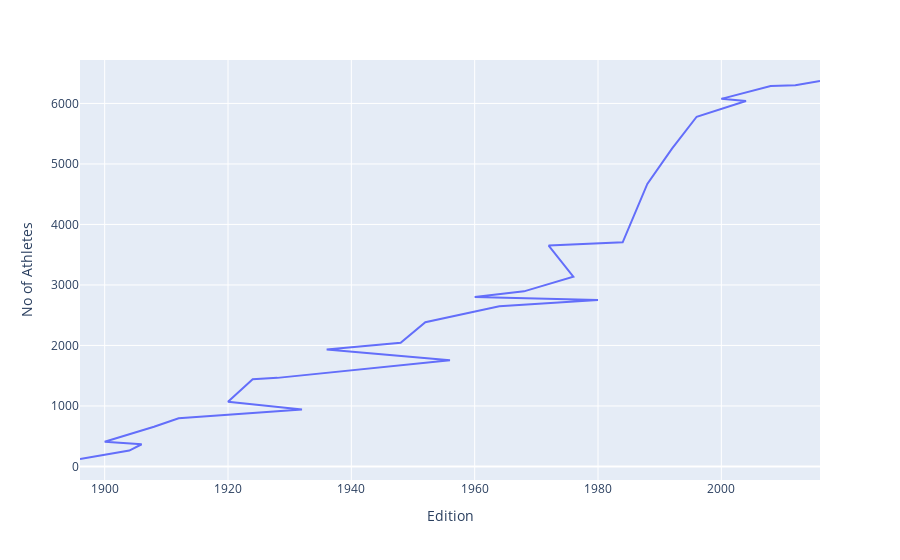

Notebook cell for this chart:
### Code cell
athlete_over_time = df_copy.drop_duplicates(['Year' , 'Name'])['Year'].value_counts().reset_index()
athlete_over_time.rename(columns={'count':'No of Athletes' , 'Year':'Edition'} ,inplace=True)
athlete_over_time.sort_values(by = 'No of Athletes')
fig = px.line(athlete_over_time , x = 'Edition' , y = 'No of Athletes')
fig.show()

### Figure 1 — Plotly figure (JSON) as saved in the notebook; plotly's stock layout.template omitted (floating-point values rounded to 4 significant figures)
{"data": [{"hovertemplate": "Edition=%{x}<br>No of Athletes=%{y}<extra></extra>", "legendgroup": "", "line": {"color": "#636efa", "dash": "solid"}, "marker": {"symbol": "circle"}, "mode": "lines", "name": "", "orientation": "v", "showlegend": false, "type": "scatter", "x": [2016, 2012, 2008, 2000, 2004, 1996, 1992, 1988, 1984, 1972, 1976, 1968, 1960, 1980, 1964, 1952, 1948, 1936, 1956, 1928, 1924, 1920, 1932, 1912, 1908, 1900, 1906, 1904, 1896], "xaxis": "x", "y": [6371, 6302, 6289, 6076, 6041, 5780, 5253, 4670, 3704, 3650, 3137, 2894, 2799, 2751, 2646, 2385, 2045, 1935, 1754, 1464, 1441, 1068, 943, 795, 655, 407, 367, 262, 123], "yaxis": "y"}], "layout": {"legend": {"tracegroupgap": 0}, "margin": {"t": 60}, "xaxis": {"anchor": "y", "domain": [0, 1], "title": {"text": "Edition"}}, "yaxis": {"anchor": "x", "domain": [0, 1], "title": {"text": "No of Athletes"}}}}
